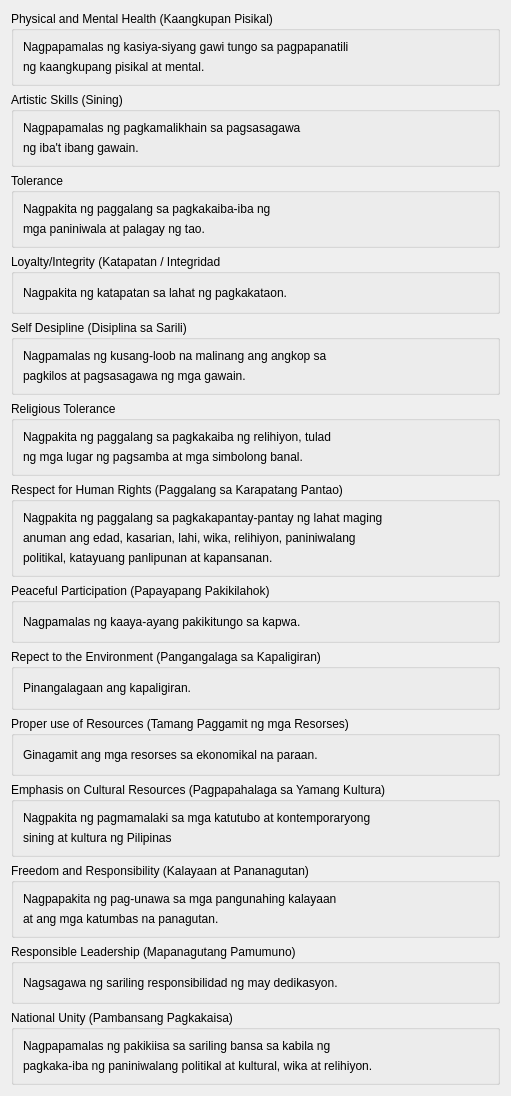
                 <widget class="QWidget" name="scrollAreaWidgetContents_5">
                  <property name="geometry">
                   <rect>
                    <x>0</x>
                    <y>0</y>
                    <width>511</width>
                    <height>1096</height>
                   </rect>
                  </property>
                  <layout class="QVBoxLayout" name="verticalLayout_27">
                   <item>
                    <widget class="QGroupBox" name="groupBox_3">
                     <property name="title">
                      <string>Physical and Mental Health (Kaangkupan Pisikal)</string>
                     </property>
                     <layout class="QGridLayout" name="gridLayout_16">
                      <item row="0" column="0">
                       <layout class="QVBoxLayout" name="verticalLayout_6">
                        <item>
                         <widget class="QLabel" name="label_61">
                          <property name="text">
                           <string>Nagpapamalas ng kasiya-siyang gawi tungo sa pagpapanatili</string>
                          </property>
                         </widget>
                        </item>
                        <item>
                         <widget class="QLabel" name="label_62">
                          <property name="text">
                           <string>ng kaangkupang pisikal at mental.</string>
                          </property>
                         </widget>
                        </item>
                       </layout>
                      </item>
                     </layout>
                    </widget>
                   </item>
                   <item>
                    <widget class="QGroupBox" name="groupBox_4">
                     <property name="title">
                      <string>Artistic Skills (Sining)</string>
                     </property>
                     <layout class="QGridLayout" name="gridLayout_17">
                      <item row="0" column="0">
                       <layout class="QVBoxLayout" name="verticalLayout_9">
                        <item>
                         <widget class="QLabel" name="label_63">
                          <property name="text">
                           <string>Nagpapamalas ng pagkamalikhain sa pagsasagawa</string>
                          </property>
                         </widget>
                        </item>
                        <item>
                         <widget class="QLabel" name="label_64">
                          <property name="text">
                           <string>ng iba't ibang gawain.</string>
                          </property>
                         </widget>
                        </item>
                       </layout>
                      </item>
                     </layout>
                    </widget>
                   </item>
                   <item>
                    <widget class="QGroupBox" name="groupBox_5">
                     <property name="title">
                      <string>Tolerance</string>
                     </property>
                     <layout class="QGridLayout" name="gridLayout_31">
                      <item row="0" column="0">
                       <layout class="QVBoxLayout" name="verticalLayout_23">
                        <item>
                         <widget class="QLabel" name="label_88">
                          <property name="text">
                           <string>Nagpakita ng paggalang sa pagkakaiba-iba ng</string>
                          </property>
                         </widget>
                        </item>
                        <item>
                         <widget class="QLabel" name="label_89">
                          <property name="text">
                           <string>mga paniniwala at palagay ng tao.</string>
                          </property>
                         </widget>
                        </item>
                       </layout>
                      </item>
                     </layout>
                    </widget>
                   </item>
                   <item>
                    <widget class="QGroupBox" name="groupBox_6">
                     <property name="title">
                      <string>Loyalty/Integrity (Katapatan / Integridad</string>
                     </property>
                     <layout class="QGridLayout" name="gridLayout_32">
                      <item row="0" column="0">
                       <layout class="QVBoxLayout" name="verticalLayout_24">
                        <item>
                         <widget class="QLabel" name="label_90">
                          <property name="text">
                           <string>Nagpakita ng katapatan sa lahat ng pagkakataon.</string>
                          </property>
                         </widget>
                        </item>
                       </layout>
                      </item>
                     </layout>
                    </widget>
                   </item>
                   <item>
                    <widget class="QGroupBox" name="groupBox_7">
                     <property name="title">
                      <string>Self Desipline (Disiplina sa Sarili)</string>
                     </property>
                     <layout class="QGridLayout" name="gridLayout_34">
                      <item row="0" column="1">
                       <layout class="QVBoxLayout" name="verticalLayout_26">
                        <item>
                         <widget class="QLabel" name="label_93">
                          <property name="text">
                           <string>Nagpamalas ng kusang-loob na malinang ang angkop sa </string>
                          </property>
                         </widget>
                        </item>
                        <item>
                         <widget class="QLabel" name="label_94">
                          <property name="text">
                           <string>pagkilos at pagsasagawa ng mga gawain.</string>
                          </property>
                         </widget>
                        </item>
                       </layout>
                      </item>
                     </layout>
                    </widget>
                   </item>
                   <item>
                    <widget class="QGroupBox" name="groupBox_8">
                     <property name="title">
                      <string>Religious Tolerance</string>
                     </property>
                     <layout class="QGridLayout" name="gridLayout_33">
                      <item row="0" column="0">
                       <layout class="QVBoxLayout" name="verticalLayout_25">
                        <item>
                         <widget class="QLabel" name="label_91">
                          <property name="text">
                           <string>Nagpakita ng paggalang sa pagkakaiba ng relihiyon, tulad </string>
                          </property>
                         </widget>
                        </item>
                        <item>
                         <widget class="QLabel" name="label_92">
                          <property name="text">
                           <string>ng mga lugar ng pagsamba at mga simbolong banal.</string>
                          </property>
                         </widget>
                        </item>
                       </layout>
                      </item>
                     </layout>
                    </widget>
                   </item>
                   <item>
                    <widget class="QGroupBox" name="groupBox_9">
                     <property name="title">
                      <string>Respect for Human Rights (Paggalang sa Karapatang Pantao)</string>
                     </property>
                     <layout class="QGridLayout" name="gridLayout_30">
                      <item row="0" column="0">
                       <layout class="QVBoxLayout" name="verticalLayout_22">
                        <item>
                         <widget class="QLabel" name="label_85">
                          <property name="text">
                           <string>Nagpakita ng paggalang sa pagkakapantay-pantay ng lahat maging</string>
                          </property>
                         </widget>
                        </item>
                        <item>
                         <widget class="QLabel" name="label_86">
                          <property name="text">
                           <string>anuman ang edad, kasarian, lahi, wika, relihiyon, paniniwalang</string>
                          </property>
                         </widget>
                        </item>
                        <item>
                         <widget class="QLabel" name="label_87">
                          <property name="text">
                           <string>politikal, katayuang panlipunan at kapansanan.</string>
                          </property>
                         </widget>
                        </item>
                       </layout>
                      </item>
                     </layout>
                    </widget>
                   </item>
                   <item>
                    <widget class="QGroupBox" name="groupBox_10">
                     <property name="title">
                      <string>Peaceful Participation (Papayapang Pakikilahok)</string>
                     </property>
                     <layout class="QGridLayout" name="gridLayout_23">
                      <item row="0" column="0">
                       <layout class="QVBoxLayout" name="verticalLayout_15">
                        <item>
                         <widget class="QLabel" name="label_75">
                          <property name="text">
                           <string>Nagpamalas ng kaaya-ayang pakikitungo sa kapwa.</string>
                          </property>
                         </widget>
                        </item>
                       </layout>
                      </item>
                     </layout>
                    </widget>
                   </item>
                   <item>
                    <widget class="QGroupBox" name="groupBox_11">
                     <property name="title">
                      <string>Repect to the Environment (Pangangalaga sa Kapaligiran)</string>
                     </property>
                     <layout class="QGridLayout" name="gridLayout_24">
                      <item row="0" column="0">
                       <layout class="QVBoxLayout" name="verticalLayout_16">
                        <item>
                         <widget class="QLabel" name="label_76">
                          <property name="text">
                           <string>Pinangalagaan ang kapaligiran.</string>
                          </property>
                         </widget>
                        </item>
                       </layout>
                      </item>
                     </layout>
                    </widget>
                   </item>
                   <item>
                    <widget class="QGroupBox" name="groupBox_12">
                     <property name="title">
                      <string>Proper use of Resources (Tamang Paggamit ng mga Resorses)</string>
                     </property>
                     <layout class="QGridLayout" name="gridLayout_25">
                      <item row="0" column="0">
                       <layout class="QVBoxLayout" name="verticalLayout_17">
                        <item>
                         <widget class="QLabel" name="label_77">
                          <property name="text">
                           <string>Ginagamit ang mga resorses sa ekonomikal na paraan.</string>
                          </property>
                         </widget>
                        </item>
                       </layout>
                      </item>
                     </layout>
                    </widget>
                   </item>
                   <item>
                    <widget class="QGroupBox" name="groupBox_13">
                     <property name="title">
                      <string>Emphasis on Cultural Resources (Pagpapahalaga sa Yamang Kultura)</string>
                     </property>
                     <layout class="QGridLayout" name="gridLayout_26">
                      <item row="0" column="0">
                       <layout class="QVBoxLayout" name="verticalLayout_18">
                        <item>
                         <widget class="QLabel" name="label_78">
                          <property name="text">
                           <string>Nagpakita ng pagmamalaki sa mga katutubo at kontemporaryong</string>
                          </property>
                         </widget>
                        </item>
                        <item>
                         <widget class="QLabel" name="label_82">
                          <property name="text">
                           <string>sining at kultura ng Pilipinas</string>
                          </property>
                         </widget>
                        </item>
                       </layout>
                      </item>
                     </layout>
                    </widget>
                   </item>
                   <item>
                    <widget class="QGroupBox" name="groupBox_14">
                     <property name="title">
                      <string>Freedom and Responsibility (Kalayaan at Pananagutan)</string>
                     </property>
                     <layout class="QGridLayout" name="gridLayout_27">
                      <item row="0" column="0">
                       <layout class="QVBoxLayout" name="verticalLayout_19">
                        <item>
                         <widget class="QLabel" name="label_79">
                          <property name="text">
                           <string>Nagpapakita ng pag-unawa sa mga pangunahing kalayaan</string>
                          </property>
                         </widget>
                        </item>
                        <item>
                         <widget class="QLabel" name="label_83">
                          <property name="text">
                           <string>at ang mga katumbas na panagutan.</string>
                          </property>
                         </widget>
                        </item>
                       </layout>
                      </item>
                     </layout>
                    </widget>
                   </item>
                   <item>
                    <widget class="QGroupBox" name="groupBox_15">
                     <property name="title">
                      <string>Responsible Leadership (Mapanagutang Pamumuno)</string>
                     </property>
                     <layout class="QGridLayout" name="gridLayout_28">
                      <item row="0" column="0">
                       <layout class="QVBoxLayout" name="verticalLayout_20">
                        <item>
                         <widget class="QLabel" name="label_80">
                          <property name="text">
                           <string>Nagsagawa ng sariling responsibilidad ng may dedikasyon.</string>
                          </property>
                         </widget>
                        </item>
                       </layout>
                      </item>
                     </layout>
                    </widget>
                   </item>
                   <item>
                    <widget class="QGroupBox" name="groupBox_16">
                     <property name="title">
                      <string>National Unity (Pambansang Pagkakaisa)</string>
                     </property>
                     <layout class="QGridLayout" name="gridLayout_29">
                      <item row="0" column="0">
                       <layout class="QVBoxLayout" name="verticalLayout_21">
                        <item>
                         <widget class="QLabel" name="label_81">
                          <property name="text">
                           <string>Nagpapamalas ng pakikiisa sa sariling bansa sa kabila ng</string>
                          </property>
                         </widget>
                        </item>
                        <item>
                         <widget class="QLabel" name="label_84">
                          <property name="text">
                           <string>pagkaka-iba ng paniniwalang politikal at kultural, wika at relihiyon.</string>
                          </property>
                         </widget>
                        </item>
                       </layout>
                      </item>
                     </layout>
                    </widget>
                   </item>
                  </layout>
                 </widget>
